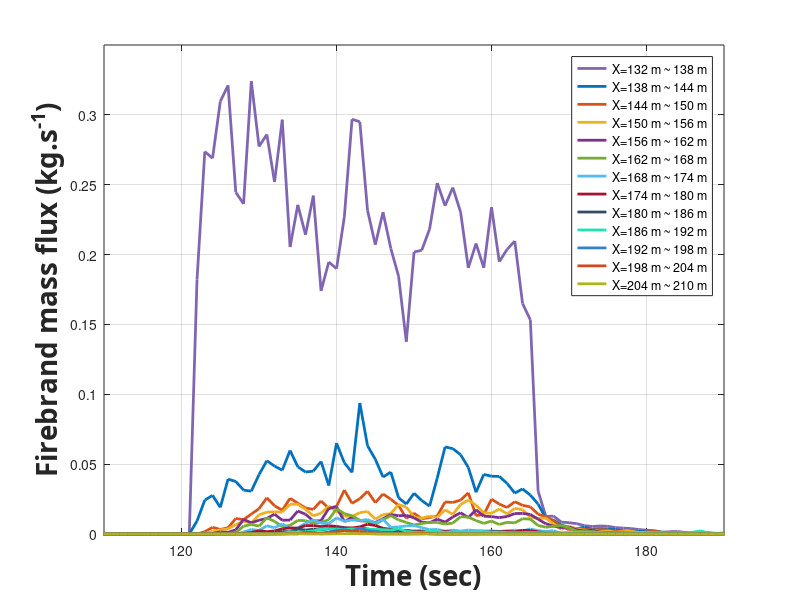

Write the MATLAB code that produced this figure.
clear;
close all;
%AS3959 firebrand mass flux vertical distribution time sereis Scrub FDI100 BAL 12.5.

Time=[0	1.0106144	2.0059478	3.0012812	4.0153945	5.0107279	6.0060613	7.0013946	8.0155079	9.0108413	10.006175	11.001508	12.015621	13.010955	14.006288	15.001622	16.015735	17.011068	18.014927	19.01372	20.012514	21.011307	22.010101	23.008894	24.007688	25.006482	26.005275	27.004069	28.000223	29.01476	30.011181	31.007602	32.004023	33.000444	34.014981	35.011402	36.006011	37.003117	38.003654	39.004191	40.008302	41.010626	42.001182	43.002026	44.006382	45.010738	46.016665	47.001906	48.000855	49.018652	50.017601	51.016549	52.015498	53.014447	54.013396	55.012344	56.011293	57.010242	58.009191	59.008139	60.004359	61.000508	62.000022	63.018046	64.01756	65.017074	66.016588	67.016102	68.015616	69.01513	70.014644	71.014158	72.013672	73.013186	74.0127	75.012214	76.011728	77.011295	78.015897	79.002232	80.006834	81.011435	82.016037	83.002372	84.006974	85.011575	86.016177	87.002513	88.007114	89.011715	90.016317	91.002653	92.007254	93.011855	94.016457	95.002793	96.007394	97.011995	98.016597	99.013477	100.00857	101.00491	102.01328	103.00396	104.01233	105.01185	106.00106	107.0133	108.00459	109.00367	110.00397	111.00501	112.01609	113.00878	114.01013	115.01292	116.01009	117.01044	118.01104	119.00612	120.00966	121.00345	122.00124	123.0048	124.0059	125.00856	126.00753	127.0042	128.00785	129.00669	130.00548	131.01175	132.00494	133.00038	134.00812	135.00594	136.00066	137.00683	138.00613	139.00266	140.00571	141.01023	142.00428	143.00864	144.00027	145.00706	146.00247	147.00771	148.00868	149.00684	150.00568	151.00366	152.01039	153.0001	154.00976	155.00615	156.01272	157.00434	158.00446	159.00337	160.00221	161.00173	162.00848	163.00474	164.00617	165.01101	166.00997	167.00722	168.00955	169.00062	170.0098	171.00782	172.00245	173.00355	174.00956	175.00621	176.00032	177.00417	178.00722	179.00121	180.0003	181.00855	182.0086	183.00703	184.00225	185.00383	186.00556	187.01153	188.00617	189.00728	190.00205	191.00288	192.00939	193.00264	194.00511	195.01517	196.00445	197.01716	198.01146	199.00575	200.00553	201.00601	202.00814	203.01028	204.01242	205.01456	206.0167	207.00061	208.00275	209.00489	210.00703	211.00917	212.0113	213.01344	214.01558	215.01772	216.00163	217.00377	218.00591	219.00805	220];
flux_132m = [0	0	0	0	0	0	0	0	0	0	0	0	0	0	0	0	0	0	0	0	0	0	0	0	0	0	0	0	0	0	0	0	0	0	0	0	0	0	0	0	0	0	0	0	0	0	0	0	0	0	0	0	0	0	0	0	0	0	0	0	0	0	0	0	0	0	0	0	0	0	0	0	0	0	0	0	0	0	0	0	0	0	0	0	0	0	0	0	0	0	0	0	0	0	0	0	0	0	0	0	0	0	0	0	0	0	0	0	0	0	0	0	0	0	0	0	0	0	0	0	0	0	0.18209436	0.27370475	0.26895563	0.30965676	0.32108553	0.24460855	0.2362986	0.32405028	0.27734271	0.28597175	0.25195771	0.29654554	0.2053784	0.23560262	0.21416875	0.24219691	0.17398967	0.19468417	0.18987844	0.22693679	0.29685309	0.2950553	0.23177261	0.20709177	0.23039659	0.20435574	0.184547	0.13761396	0.20180519	0.20312603	0.21826208	0.2512264	0.23495966	0.24795956	0.23042016	0.19047499	0.20791465	0.19051769	0.23391278	0.19490253	0.20367507	0.20964657	0.16499243	0.15325618	0.030794263	0.012557979	0.012830687	0.008519806	0.008066087	0.007410047	0.005945987	0.005390271	0.005750762	0.005548903	0.004560563	0.004234604	0.003910444	0.003197387	0.00274286	0.002419873	0.001178402	0.001659562	0.001808966	0.001110915	0.000882675	0.000622	0.000616048	0.000434951	0.000339614	0.000782696	0.000197625	8.781E-06	0	0	0	0	0	0	0	0	0	0	0	0	0	0	0	0	0	0	0	0	0	0	0	0	0	0	8.00651E-07];
flux_138m = [0	0	0	0	0	0	0	0	0	0	0	0	0	0	0	0	0	0	0	0	0	0	0	0	0	0	0	0	0	0	0	0	0	0	0	0	0	0	0	0	0	0	0	0	0	0	0	0	0	0	0	0	0	0	0	0	0	0	0	0	0	0	0	0	0	0	0	0	0	0	0	0	0	0	0	0	0	0	0	0	0	0	0	0	0	0	0	0	0	0	0	0	0	0	0	0	0	0	0	0	0	0	0	0	0	0	0	0	0	0	0	0	0	0	0	0	0	0	0	0	0	0	0.009267158	0.024226721	0.027640946	0.019056653	0.039282987	0.037590512	0.031401117	0.030650282	0.042536942	0.052437804	0.048607621	0.045644644	0.059818197	0.048088957	0.044415698	0.044979835	0.0519196	0.034686426	0.065002465	0.050951666	0.044076748	0.093797032	0.06319614	0.053484936	0.040751761	0.044338757	0.025961414	0.021436692	0.029153397	0.02390604	0.019948818	0.04007468	0.06232719	0.061108293	0.056732535	0.047671146	0.029877036	0.042649962	0.041352106	0.041234122	0.036247585	0.029267249	0.032287543	0.027836443	0.021455191	0.011354584	0.009891749	0.006400407	0.004739944	0.003795079	0.004883655	0.003364719	0.003846078	0.003531623	0.003147219	0.002023793	0.001676073	0.001943339	0.001329304	0.001756742	0.001339597	0.001057531	0.000968201	0.001089535	0.000915756	0.000433191	0.000598304	0.000290183	0.000341851	0.000366272	0.000306704	0.000165332	2.75384E-06	0	0	0	0	0	0	0	0	0	0	0	0	0	0	0	0	0	0	0	0	0	0	0	0	0	4.87865E-07];
flux_144m = [0	0	0	0	0	0	0	0	0	0	0	0	0	0	0	0	0	0	0	0	0	0	0	0	0	0	0	0	0	0	0	0	0	0	0	0	0	0	0	0	0	0	0	0	0	0	0	0	0	0	0	0	0	0	0	0	0	0	0	0	0	0	0	0	0	0	0	0	0	0	0	0	0	0	0	0	0	0	0	0	0	0	0	0	0	0	0	0	0	0	0	0	0	0	0	0	0	0	0	0	0	0	0	0	0	0	0	0	0	0	0	0	0	0	0	0	0	0	0	0	0	0	1.13557E-05	0.00160928	0.004760034	0.003258185	0.004460415	0.011103519	0.010289263	0.014233926	0.01811528	0.025941097	0.020160667	0.017030578	0.025535154	0.022076752	0.018612028	0.017633562	0.023699274	0.018357446	0.01975107	0.031379705	0.0219484	0.025254602	0.03060206	0.022471828	0.028622372	0.024898227	0.02049461	0.011176594	0.014920427	0.010899698	0.011766649	0.012894837	0.022920984	0.022615986	0.024262633	0.029468995	0.013167201	0.013853001	0.024915381	0.021434227	0.018963085	0.023111038	0.020544274	0.019398427	0.014218246	0.012223361	0.009459751	0.005375097	0.003106563	0.004015276	0.003339282	0.002884037	0.003188174	0.002855012	0.001990213	0.002359539	0.001116979	0.000755091	0.001174655	0.002096436	0.000992712	0.000128985	0.000714955	0.000758658	0.000625953	0.00085152	0.000734647	0.000370185	0.00072201	0.000362174	0.000370713	0.00021196	0.000135575	0	0	0	0	0	0	0	0	0	0	0	0	0	0	0	0	0	0	0	0	0	0	0	0	0	6.52107E-07];
flux_150m = [0	0	0	0	0	0	0	0	0	0	0	0	0	0	0	0	0	0	0	0	0	0	0	0	0	0	0	0	0	0	0	0	0	0	0	0	0	0	0	0	0	0	0	0	0	0	0	0	0	0	0	0	0	0	0	0	0	0	0	0	0	0	0	0	0	0	0	0	0	0	0	0	0	0	0	0	0	0	0	0	0	0	0	0	0	0	0	0	0	0	0	0	0	0	0	0	0	0	0	0	0	0	0	0	0	0	0	0	0	0	0	0	0	0	0	0	0	0	0	0	0	0	9.6207E-07	0.000260962	0.001883678	0.002964157	0.003641831	0.00670899	0.009052569	0.007864494	0.013733348	0.015659679	0.01589895	0.01560876	0.021307973	0.021346759	0.017610818	0.012961323	0.014908678	0.020071355	0.016211592	0.012825344	0.012595934	0.01530055	0.016073549	0.010648601	0.013881143	0.014596095	0.021087219	0.019274237	0.012079368	0.01129198	0.01284272	0.011947632	0.017344325	0.014079032	0.021079523	0.024352228	0.020610195	0.01515219	0.014779291	0.017890196	0.014356737	0.018354015	0.017413754	0.012133384	0.011185105	0.01139124	0.007126958	0.003270571	0.005634594	0.003623625	0.0026531	0.002520867	0.001743024	0.002110358	0.001349964	0.001708646	0.002047633	0.001062671	0.001075771	0.000717089	0.000466994	0.000288823	0.000499721	0.000272935	0.000655718	0.000628967	1.78666E-05	0.000548647	0.000370438	0.000281304	0.000454311	0.000570128	0.000546445	4.34604E-05	0	0	0	0	0	0	0	0	0	0	0	0	0	0	0	0	0	0	0	0	0	0	0	0	1.23764E-06];
flux_156m = [0	0	0	0	0	0	0	0	0	0	0	0	0	0	0	0	0	0	0	0	0	0	0	0	0	0	0	0	0	0	0	0	0	0	0	0	0	0	0	0	0	0	0	0	0	0	0	0	0	0	0	0	0	0	0	0	0	0	0	0	0	0	0	0	0	0	0	0	0	0	0	0	0	0	0	0	0	0	0	0	0	0	0	0	0	0	0	0	0	0	0	0	0	0	0	0	0	0	0	0	0	0	0	0	0	0	0	0	0	0	0	0	0	0	0	0	0	0	0	0	0	0	0	0	0.000383289	0.001466141	0.001216077	0.002966655	0.0104624	0.008015574	0.009861878	0.011141251	0.014186574	0.009875001	0.009950254	0.016457179	0.014158962	0.009262734	0.009530601	0.018278914	0.019539307	0.008827948	0.011969361	0.00934925	0.009455933	0.008186761	0.010904031	0.013957745	0.013069338	0.013343966	0.011524681	0.008507987	0.008039468	0.010661019	0.008497911	0.012162191	0.015251753	0.011751695	0.01735345	0.012738633	0.012450251	0.01171619	0.012542167	0.014632587	0.01474477	0.01400067	0.010611419	0.007367061	0.005630356	0.004558885	0.004967397	0.002971954	0.002172161	0.002735528	0.001331993	0.001079703	0.001288058	0.000855512	0.000604901	0.000284966	0.000509853	0.000281591	0.000260443	0.000293272	0.00041803	0.000824046	0.000724983	0.000290336	0.000410575	0.000358837	0.000355862	0.000148701	0.000261157	0.000246195	0.0004681	0.000250259	1.56517E-07	0	0	0	1.51584E-07	0	0	0	0	0	0	0	0	0	0	0	0	0	0	0	0	0	0	0	7.1601E-07];
flux_162m = [0	0	0	0	0	0	0	0	0	0	0	0	0	0	0	0	0	0	0	0	0	0	0	0	0	0	0	0	0	0	0	0	0	0	0	0	0	0	0	0	0	0	0	0	0	0	0	0	0	0	0	0	0	0	0	0	0	0	0	0	0	0	0	0	0	0	0	0	0	0	0	0	0	0	0	0	0	0	0	0	0	0	0	0	0	0	0	0	0	0	0	0	0	0	0	0	0	0	0	0	0	0	0	0	0	0	0	0	0	0	0	0	0	0	0	0	0	0	0	0	0	0	0	0	0.000160382	0.000691937	0.000421138	0.001107771	0.005547104	0.006848654	0.005633155	0.011593636	0.009048349	0.005369203	0.006158876	0.00974387	0.009567795	0.00744642	0.00831192	0.010254007	0.018122727	0.01458335	0.013079461	0.009841656	0.008900564	0.006883436	0.010165416	0.013187684	0.010096008	0.008272676	0.006458848	0.007523454	0.008333839	0.008277181	0.007128963	0.007784516	0.012395869	0.012098339	0.009599763	0.00761037	0.009275661	0.006803884	0.008354247	0.007984288	0.010937341	0.010651472	0.006087043	0.004848919	0.005538144	0.006099622	0.004466402	0.00197223	0.001802665	0.001777334	0.001139336	0.000369871	0.000624833	0.000221104	0.000105839	0.000270395	9.40752E-05	0.000326063	0.000375333	0.000369455	0.000571941	0.000474109	0.000679867	0.000619427	0.000205641	0.000347976	0.000296884	0.00010522	0.000140003	3.82089E-05	8.70769E-05	0.000161072	1.0655E-05	0	0	0	0	0	0	0	0	0	0	0	0	0	0	0	0	0	0	0	0	0	0	0	4.59673E-07];
flux_168m = [0	0	0	0	0	0	0	0	0	0	0	0	0	0	0	0	0	0	0	0	0	0	0	0	0	0	0	0	0	0	0	0	0	0	0	0	0	0	0	0	0	0	0	0	0	0	0	0	0	0	0	0	0	0	0	0	0	0	0	0	0	0	0	0	0	0	0	0	0	0	0	0	0	0	0	0	0	0	0	0	0	0	0	0	0	0	0	0	0	0	0	0	0	0	0	0	0	0	0	0	0	0	0	0	0	0	0	0	0	0	0	0	0	0	0	0	0	0	0	0	0	0	0	0	7.56049E-05	0.000152214	0.000533605	0.000125497	0.00432676	0.002505987	0.003156207	0.005930801	0.006291743	0.00800196	0.005451428	0.006648649	0.009843032	0.007545672	0.00719534	0.009578084	0.010269809	0.011938711	0.014426125	0.014204087	0.008787371	0.010709937	0.010523827	0.008931807	0.006803554	0.005249522	0.006238705	0.006574621	0.004864219	0.006093422	0.006045161	0.00556251	0.006747355	0.006264365	0.006538252	0.005746877	0.004068092	0.003804178	0.002647053	0.003245053	0.003931674	0.003991108	0.002620301	0.003203526	0.003913756	0.003740145	0.00151117	0.001317681	0.001932738	0.001141266	0.000293091	3.80489E-05	7.84077E-05	8.72635E-05	0.00075286	6.55372E-05	0.000197183	9.40424E-05	0.000135324	0.000230575	8.56204E-05	6.09921E-05	0.000319164	0.000311709	0.000241784	0.000163258	0.000220626	0.000185601	0.000311669	2.09569E-05	7.54136E-05	0.000128999	9.34426E-05	0.000109046	4.33484E-05	0	3.03046E-07	0	0	0	0	0	0	0	0	0	0	0	0	0	0	0	0	0	0	0	5.16057E-07];
flux_174m = [0	0	0	0	0	0	0	0	0	0	0	0	0	0	0	0	0	0	0	0	0	0	0	0	0	0	0	0	0	0	0	0	0	0	0	0	0	0	0	0	0	0	0	0	0	0	0	0	0	0	0	0	0	0	0	0	0	0	0	0	0	0	0	0	0	0	0	0	0	0	0	0	0	0	0	0	0	0	0	0	0	0	0	0	0	0	0	0	0	0	0	0	0	0	0	0	0	0	0	0	0	0	0	0	0	0	0	0	0	0	0	0	0	0	0	0	0	0	0	0	0	0	0	0	2.60286E-05	0.000191525	0.000113064	0.00011599	0.00132818	0.003276217	0.002506033	0.005898068	0.004453343	0.007235872	0.003803411	0.004420083	0.007622756	0.010033533	0.007768708	0.007448785	0.01149414	0.009151068	0.010005269	0.009556665	0.010382148	0.007713161	0.010526965	0.004776155	0.005067662	0.005765621	0.006164574	0.004544419	0.003091278	0.003246431	0.002069608	0.002775495	0.002109841	0.002803817	0.002442082	0.002294565	0.002232309	0.001917952	0.00226612	0.002763945	0.002285823	0.003579184	0.002421276	0.001890597	0.002348425	0.000450203	0.000727256	0.001123597	0.001260402	0.000165729	0.000166879	4.26399E-05	1.4466E-05	1.37788E-05	1.40642E-05	3.50283E-05	5.85565E-05	0.000208552	1.37887E-05	1.2699E-05	0.000173372	0.000154144	8.89645E-05	6.30332E-05	0.000192829	0.000129382	0.00015135	0.00022285	0.000347261	5.16574E-05	0.0005377	0.000455406	0.000433958	0.000412576	1.39543E-05	1.39543E-05	1.59647E-05	1.26421E-05	1.73541E-05	1.55274E-05	1.64408E-05	1.55274E-05	1.37006E-05	1.76755E-05	1.82675E-05	1.55274E-05	1.18739E-05	1.37006E-05	1.4614E-05	1.4614E-05	1.64408E-05	1.27873E-05	1.48846E-05	1.37006E-05	1.64408E-05	1.37006E-05	1.34598E-05];
flux_180m = [0	0	0	0	0	0	0	0	0	0	0	0	0	0	0	0	0	0	0	0	0	0	0	0	0	0	0	0	0	0	0	0	0	0	0	0	0	0	0	0	0	0	0	0	0	0	0	0	0	0	0	0	0	0	0	0	0	0	0	0	0	0	0	0	0	0	0	0	0	0	0	0	0	0	0	0	0	0	0	0	0	0	0	0	0	0	0	0	0	0	0	0	0	0	0	0	0	0	0	0	0	0	0	0	0	0	0	0	0	0	0	0	0	0	0	0	0	0	0	0	0	0	0	0	0	0.000172943	8.43628E-05	7.30048E-05	0.000406059	0.001103942	0.002290982	0.00168307	0.002178488	0.00372315	0.004381367	0.004092325	0.006015888	0.005979301	0.005325901	0.005872085	0.005448065	0.004501804	0.004332856	0.005104447	0.006977872	0.006056788	0.004113142	0.003324409	0.002538535	0.002381794	0.002085919	0.002222262	0.000970533	0.000925743	0.001848749	0.001214319	0.000644468	0.000358289	0.000800027	0.00126956	0.001387799	0.001587149	0.001935325	0.001548371	0.002655059	0.002444782	0.001524928	0.000768442	0.000773329	0.000545349	0.000192353	0.00038085	0.000181718	8.32414E-05	8.45256E-05	8.42214E-05	8.45256E-05	8.45256E-05	8.45256E-05	8.13118E-05	7.92804E-05	8.45256E-05	8.21939E-05	8.15379E-05	6.6366E-05	6.60759E-05	8.15647E-05	3.7506E-05	9.5249E-05	3.86663E-05	0.000139905	0.000195065	0.000321118	5.69075E-05	0.000128463	0.00029767	0.000301839	0.000114179	1.93052E-05	1.72182E-05	1.97805E-05	1.82393E-05	1.8442E-05	1.69051E-05	1.89542E-05	1.94665E-05	1.8442E-05	1.46094E-05	1.89542E-05	1.4856E-05	1.69051E-05	1.63928E-05	2.04911E-05	1.79297E-05	1.4856E-05	1.69051E-05	1.61747E-05	1.99788E-05	1.69051E-05	1.63928E-05	1.89988E-05];
flux_186m = [0	0	0	0	0	0	0	0	0	0	0	0	0	0	0	0	0	0	0	0	0	0	0	0	0	0	0	0	0	0	0	0	0	0	0	0	0	0	0	0	0	0	0	0	0	0	0	0	0	0	0	0	0	0	0	0	0	0	0	0	0	0	0	0	0	0	0	0	0	0	0	0	0	0	0	0	0	0	0	0	0	0	0	0	0	0	0	0	0	0	0	0	0	0	0	0	0	0	0	0	0	0	0	0	0	0	0	0	0	0	0	0	0	0	0	0	0	0	0	0	0	0	0	0	0	9.58426E-05	1.34243E-06	8.74313E-05	0.000121341	1.77611E-05	7.47848E-05	3.67278E-05	0.000438647	0.001812826	0.001534666	0.003507853	0.002829853	0.00340828	0.002845309	0.003916038	0.004140855	0.004520431	0.002932477	0.004256562	0.003630342	0.002762589	0.002024359	0.002460628	0.001840284	0.002427021	0.001638281	0.001305071	0.000450703	0.00110968	0.000247528	0.000156087	9.46468E-05	0.000232299	0.000284378	0.00062782	0.001615989	0.001510923	0.000841916	0.000763588	0.000649268	8.23084E-05	0.000267279	4.40645E-05	0	7.81656E-05	6.92844E-08	4.00824E-05	0	0	0	3.7544E-07	0	0	0	0	4.24188E-05	3.97241E-08	0	0	0	0	7.67804E-05	5.3687E-08	4.11428E-05	3.01247E-05	0	3.58997E-05	5.90305E-05	8.6981E-05	0.000144791	0.000156514	0.000154601	0.000216317	0.000185795	1.61063E-05	2.70404E-07	0	0	0	0	0	0	0	0	0	0	0	0	0	0	0	0	0	0	0	5.64584E-07];
flux_192m = [0	0	0	0	0	0	0	0	0	0	0	0	0	0	0	0	0	0	0	0	0	0	0	0	0	0	0	0	0	0	0	0	0	0	0	0	0	0	0	0	0	0	0	0	0	0	0	0	0	0	0	0	0	0	0	0	0	0	0	0	0	0	0	0	0	0	0	0	0	0	0	0	0	0	0	0	0	0	0	0	0	0	0	0	0	0	0	0	0	0	0	0	0	0	0	0	0	0	0	0	0	0	0	0	0	0	0	0	0	0	0	0	0	0	0	0	0	0	0	0	0	0	0	0	0	0	2.73076E-06	7.21662E-05	0.000207402	6.94772E-05	0	0.000208857	0.000202994	0.000419582	0.001470371	0.001356728	0.001536197	0.002299502	0.003268832	0.003609715	0.003583039	0.003250437	0.003674738	0.003687852	0.003390536	0.003382826	0.003053762	0.002827363	0.00376086	0.001928677	0.001279052	0.001225031	0.002094154	0.001698066	0.001068676	0.001319621	0.001387255	0.001240072	0.001312302	0.001590687	0.001207418	0.001290507	0.001052318	0.000939192	0.000939428	0.001055193	0.000943152	0.000935573	0.000948526	0.000933374	0.000932513	0.000935069	0.000934716	0.000933788	0.000934757	0.000940248	0.000937423	0.000935961	0.000945151	0.000936878	0.000934548	0.000935635	0.000928652	0.000931952	0.000933803	0.000938002	0.001278813	0.00226089	0.000550523	0.000501967	0.000343236	0.000227344	0.000192869	0.000193467	0.0001508	0.000129889	0.000320409	0.000309296	0.000228924	0.000146826	0.000143912	0.000136208	0.000143749	0.000143749	0.000132745	0.000147514	0.000140898	0.00014961	0.000142101	0.000146088	0.000141811	0.000148359	0.00013838	0.000144662	0.000143638	0.000131363	0.000149088	0.000145174	0.000144372	0.000138737	0.000140351];
flux_198m = [0	0	0	0	0	0	0	0	0	0	0	0	0	0	0	0	0	0	0	0	0	0	0	0	0	0	0	0	0	0	0	0	0	0	0	0	0	0	0	0	0	0	0	0	0	0	0	0	0	0	0	0	0	0	0	0	0	0	0	0	0	0	0	0	0	0	0	0	0	0	0	0	0	0	0	0	0	0	0	0	0	0	0	0	0	0	0	0	0	0	0	0	0	0	0	0	0	0	0	0	0	0	0	0	0	0	0	0	0	0	0	0	0	0	0	0	0	0	0	0	0	0	0	0	0	0	0	5.0857E-05	0	9.3591E-09	8.21369E-05	8.09242E-05	3.08955E-05	3.40538E-05	0.000194938	0.000185367	0.001011544	0.000632659	0.000570956	0.001472643	0.002450106	0.003167114	0.002010732	0.004282111	0.002406557	0.001886464	0.001005314	0.000567437	0.000586496	0.000156061	3.50031E-05	0.000143713	0.000421933	2.13716E-06	3.30944E-08	4.33813E-05	8.53798E-05	5.27506E-05	5.76487E-05	9.83732E-05	3.7273E-05	0.000104719	4.93352E-06	0	0	9.98868E-10	0	0	0	0	0	0	0	0	0	1.66645E-08	0	0	0	0	0	0	0	0	0	0	2.79432E-08	0	0	2.80682E-06	0	0	1.76661E-05	9.19368E-05	3.01707E-05	6.363E-05	2.16382E-05	0.000103046	0.000143189	6.93652E-05	7.25432E-05	0	0	0	0	0	0	0	0	0	0	0	0	0	0	0	0	0	0	0	3.4386E-07];
flux_204m = [0	0	0	0	0	0	0	0	0	0	0	0	0	0	0	0	0	0	0	0	0	0	0	0	0	0	0	0	0	0	0	0	0	0	0	0	0	0	0	0	0	0	0	0	0	0	0	0	0	0	0	0	0	0	0	0	0	0	0	0	0	0	0	0	0	0	0	0	0	0	0	0	0	0	0	0	0	0	0	0	0	0	0	0	0	0	0	0	0	0	0	0	0	0	0	0	0	0	0	0	0	0	0	0	0	0	0	0	0	0	0	0	0	0	0	0	0	0	0	0	0	0	0	0	0	0	0	4.29911E-05	2.096E-07	8.43246E-09	7.7135E-05	0	0	5.14923E-05	0.000234201	8.22364E-05	0.001000352	0.000981323	6.64487E-05	0.000666272	0.00142202	0.002404635	0.001861348	0.001866521	0.001157784	0.000211074	7.97513E-05	8.31574E-05	6.00384E-05	4.29618E-05	0.000299802	0.00074188	4.8571E-05	0	0	0	1.12062E-07	0	0	0	0	0	0	0	0	0	0	0	0	0	0	0	0	0	0	6.58706E-09	0	0	0	0	0	0	0	0	0	0	1.31911E-08	0	0	0	0	0	0	0	0	0.000101607	0.000226199	0.000112178	5.3363E-05	0	7.97568E-05	0	0	0	0	0	0	0	0	0	0	0	0	0	0	0	0	0	0	0	2.00073E-07];
flux_210m = [0	0	0	0	0	0	0	0	0	0	0	0	0	0	0	0	0	0	0	0	0	0	0	0	0	0	0	0	0	0	0	0	0	0	0	0	0	0	0	0	0	0	0	0	0	0	0	0	0	0	0	0	0	0	0	0	0	0	0	0	0	0	0	0	0	0	0	0	0	0	0	0	0	0	0	0	0	0	0	0	0	0	0	0	0	0	0	0	0	0	0	0	0	0	0	0	0	0	0	0	0	0	0	0	0	0	0	0	0	0	0	0	0	0	0	0	0	0	0	0	0	0	0	0	0	0	0	0	0	8.45855E-05	7.53515E-08	0	0	0.000117681	1.43154E-05	0.000190053	1.50397E-06	2.92136E-08	3.41879E-08	2.12124E-05	0.000137947	0.000214772	0.000291487	8.79441E-05	0.000132648	0	4.00816E-08	0	0	6.6322E-08	0.000106864	0	0	0	0	0	4.26479E-09	0	0	0	0	0	0	0	0	0	0	0	0	0	0	0	0	0	0	0	0	0	0	0	0	0	0	0	0	0	1.39827E-09	0	0	0	0	0	0	0	0	4.9826E-06	0.000128696	0.000197174	7.42352E-05	0	1.74182E-06	7.8424E-05	0	0	0	0	0	0	0	0	0	0	0	0	0	0	0	0	0	0	2.64185E-07];


plot(Time,flux_132m,'-','color',[.5 .4 .7],'DisplayName','Length',...
    'LineWidth',2);
hold on
plot(Time,flux_138m,'-','color',[0 0.4470 0.7410],'DisplayName','Length',...
    'LineWidth',2);
plot(Time,flux_144m,'-','color',[0.8500 0.3250 0.0980],'DisplayName','Length',...
    'LineWidth',2);
plot(Time,flux_150m,'-','color',[0.9290 0.6940 0.1250],'DisplayName','Length',...
    'LineWidth',2);
plot(Time,flux_156m,'-','color',[0.4940 0.1840 0.5560],'DisplayName','Length',...
    'LineWidth',2);
plot(Time,flux_162m,'-','color',[0.4660 0.6740 0.1880],'DisplayName','Length',...
    'LineWidth',2);
plot(Time,flux_174m,'-','color',[0.3010 0.7450 0.9330],'DisplayName','Length',...
    'LineWidth',2);
plot(Time,flux_180m,'-','color',[0.6350 0.0780 0.1840],'DisplayName','Length',...
    'LineWidth',2);
plot(Time,flux_186m,'-','color',[.2 .3 .4],'DisplayName','Length',...
    'LineWidth',2);
plot(Time,flux_192m,'-','color',[.1 .9 .7],'DisplayName','Length',...
    'LineWidth',2);
plot(Time,flux_198m,'-','color',[.2 .5 .8],'DisplayName','Length',...
    'LineWidth',2);
plot(Time,flux_204m,'-','color',[.8 .3 .1],'DisplayName','Length',...
    'LineWidth',2);
plot(Time,flux_210m,'-','color',[.7 .7 .1],'DisplayName','Length',...
    'LineWidth',2);


grid on;
box on
xlim([110 190])
ylim([0 0.35])
xlabel('Time (sec)','FontWeight','bold','FontSize',20,...
    'FontName','Calibri');
ylabel('Firebrand mass flux (kg.s^{-1})','FontWeight','bold','FontSize',20,...
    'FontName','Calibri');

%set(gca,'fontsize',18);

legend('X=132 m ~ 138 m','X=138 m ~ 144 m','X=144 m ~ 150 m','X=150 m ~ 156 m','X=156 m ~ 162 m','X=162 m ~ 168 m','X=168 m ~ 174 m','X=174 m ~ 180 m','X=180 m ~ 186 m','X=186 m ~ 192 m','X=192 m ~ 198 m','X=198 m ~ 204 m','X=204 m ~ 210 m')
